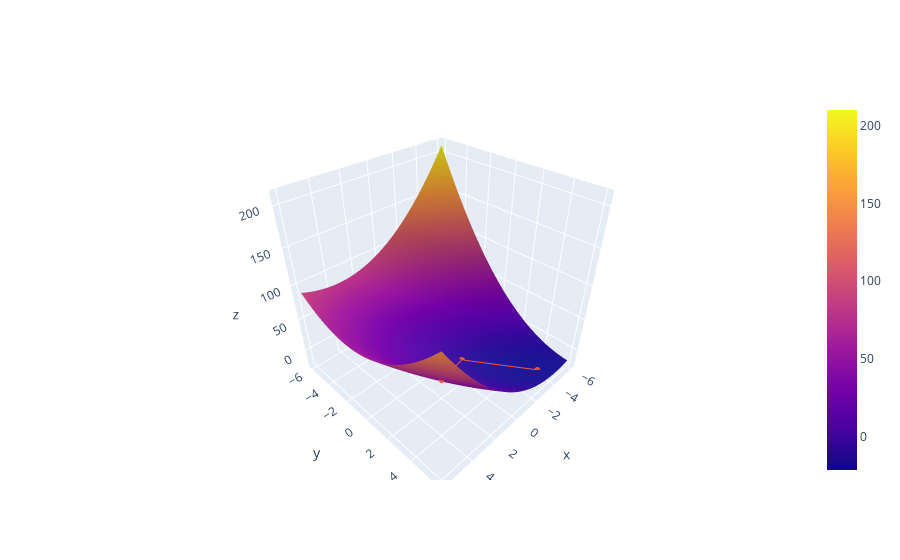

Here is the notebook cell this chart was saved with:
### Code cell
def is_pos_def(x):
    """check if a matrix is symmetric positive definite"""
    return np.all(np.linalg.eigvals(x) > 0)

def steepest_descent_store_result(A, b, x):
    x_steps = [x]
    y_steps = [0.5 * x @ A @ x - x @ b]
    
    if (is_pos_def(A) == False) | (A != A.T).any():
        raise ValueError('Matrix A needs to be symmetric positive definite (SPD)')
    r = b - A @ x
    k = 0
    while np.linalg.norm(r) > 1e-10 :
        p = r
        q = A @ p
        alpha = (p @ r) / (p @ q)
        x = x + alpha * p
        r = r - alpha * q
        k =+ 1
        x_steps.append(x)
        y_steps.append(0.5 * x @ A @ x - x @ b)

    return x, x_steps, y_steps

def conjugate_gradient_store_result(A, b, x0):
    if (is_pos_def(A) == False) | (A != A.T).any():
        raise ValueError('Matrix A needs to be symmetric positive definite (SPD)')
    k = 0
    x = x0
    r = b - A @ x0
    x_steps = [x]
    y_steps = [0.5 * x @ A @ x - x @ b]
    while np.linalg.norm(r) > 1e-10 :
        if k == 0:
            p = r
            # p = np.array([1.5, 1.5])
        else: 
            gamma = - (p @ A @ r)/(p @ A @ p)
            p = r + gamma * p
        alpha = (p @ r) / (p @ A @ p)
        x = x + alpha * p
        r = r - alpha * (A @ p)
        k =+ 1
        x_steps.append(x)
        y_steps.append(0.5 * x @ A @ x - x @ b)
        print(np.linalg.norm(r))

    return x, x_steps, y_steps

def viz_descent(x_steps, y_steps):
    size = 50
    x1s = np.linspace(-6, 6, size)
    x2s = np.linspace(-6, 6, size)
    x1, x2  = np.meshgrid(x1s, x2s)
    Z = np.zeros((size, size))
    for i in range(size):
        for j in range(size):
            x = np.array([x1[i,j], x2[i,j]])
            Z[i,j] = 0.5 * x @ A @ x - x @ b
    
    fig = go.Figure()
    fig.add_trace(
        go.Surface(x=x1s, y=x2s, z=Z)
    )
    fig.add_trace(
        go.Scatter3d(
            x=np.asarray(x_steps)[:, 0], 
            y=np.asarray(x_steps)[:, 1], 
            z=np.asarray(y_steps),
            marker=dict(
                size=2,
                symbol='circle'
            )
        )
    )
    return fig
    
A = np.array([
    [3, 2],
    [2, 3]
])
b = np.array([-2, 7])
x0 = np.array([4, 4])

# visualize steepest descent method
# _, x_steps, y_steps = steepest_descent_store_result(A, b, x0)
# print(y_steps)
# viz_descent(x_steps, y_steps)

# visualize conjugate gradient method
_, x_steps, y_steps = conjugate_gradient_store_result(A, b, x0)
print(y_steps)
viz_descent(x_steps, y_steps)

### Figure 1 — Plotly figure (JSON) as saved in the notebook; plotly's stock layout.template omitted (floating-point values rounded to 4 significant figures; data arrays with more than 128 entries replaced by an {"elided": "..."} marker saying what was removed)
{"data": [{"type": "surface", "x": [-6, -5.755, -5.51, -5.265, -5.02, -4.776, -4.531, -4.286, -4.041, -3.796, -3.551, -3.306, -3.061, -2.816, -2.571, -2.327, -2.082, -1.837, -1.592, -1.347, -1.102, -0.8571, -0.6122, -0.3673, -0.1224, 0.1224, 0.3673, 0.6122, 0.8571, 1.102, 1.347, 1.592, 1.837, 2.082, 2.327, 2.571, 2.816, 3.061, 3.306, 3.551, 3.796, 4.041, 4.286, 4.531, 4.776, 5.02, 5.265, 5.51, 5.755, 6], "y": [-6, -5.755, -5.51, -5.265, -5.02, -4.776, -4.531, -4.286, -4.041, -3.796, -3.551, -3.306, -3.061, -2.816, -2.571, -2.327, -2.082, -1.837, -1.592, -1.347, -1.102, -0.8571, -0.6122, -0.3673, -0.1224, 0.1224, 0.3673, 0.6122, 0.8571, 1.102, 1.347, 1.592, 1.837, 2.082, 2.327, 2.571, 2.816, 3.061, 3.306, 3.551, 3.796, 4.041, 4.286, 4.531, 4.776, 5.02, 5.265, 5.51, 5.755, 6], "z": {"elided": "50x50 float values"}}, {"marker": {"size": 2, "symbol": "circle"}, "type": "scatter3d", "x": [4, -0.6297, -4], "y": [4, 1.264, 5.0], "z": [60, -8.709, -21.5]}], "layout": {}}
